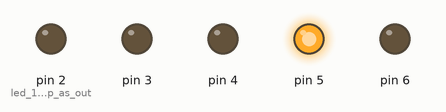
This sketch was run on a simulated Arduino Uno, built with avr-gcc and run on an emulated ATmega328P. On the bench: output pins drawn as LEDs (lit = HIGH).

Above: at 0.12 s.
At 1.12 s:
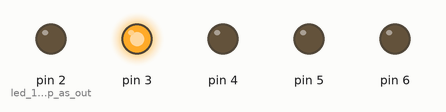
At 1.62 s:
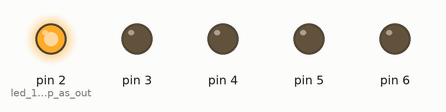
At 2.62 s:
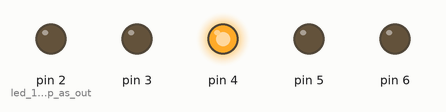
At 3.62 s:
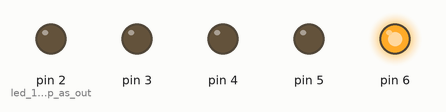
At 4.87 s:
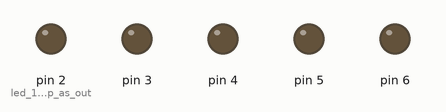
Timing chart, 0 to 5.2 s (numbered marks = the images above):
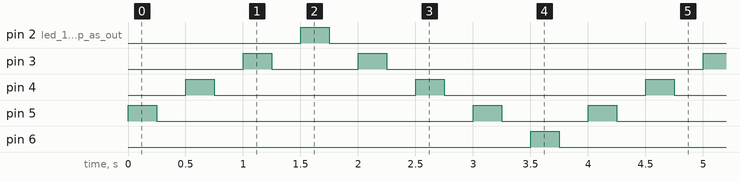

The sketch:

project2.ino
```cpp
void setup() {
 pinMode(2,OUTPUT); //led 1-5 are set up as outputs
 pinMode(3,OUTPUT);
 pinMode(4,OUTPUT);
 pinMode(5,OUTPUT);
 pinMode(6,OUTPUT);
}
int d = 250;
void loop() {
for ( int a = 5 ; a > 1 ; a-- )
{
   digitalWrite(a, HIGH);
   delay(d);
   digitalWrite(a, LOW);
   delay(d);
}
for ( int a = 3; a < 7 ; a++ )
  {
   digitalWrite(a, HIGH);
    delay(d);
    digitalWrite(a, LOW);
    delay(d);
   }

}
```

Measured:
- by itself, pin 2 (led_1-5_are_set_up_as_out), pin 6: alternates HIGH for 0.25 s and LOW for 3.8 s
- by itself, pin 3: repeats every 4.0 s: LOW 0.75 s, HIGH 0.25 s, LOW 2.8 s, HIGH 0.25 s
- by itself, pin 4: alternates HIGH for 0.25 s and LOW for 1.8 s
- by itself, pin 5: repeats every 4.0 s: LOW 2.8 s, HIGH 0.25 s, LOW 0.75 s, HIGH 0.25 s
